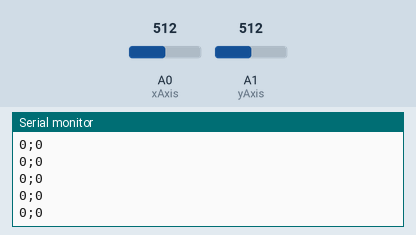
A sketch run on a simulated Arduino Uno, built with avr-gcc and run on an emulated ATmega328P. Parts: the last lines printed to the serial monitor. The inputs (shaded band) are chosen by the test bench; at power-on: A0 (xAxis) = 512, A1 (yAxis) = 512.

Above: at 1.2 s.
1.3 s: A0 (xAxis) set to 321
At 2.4 s:
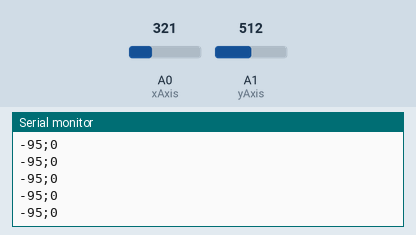
2.8 s: A0 (xAxis) set to 300
At 3.7 s:
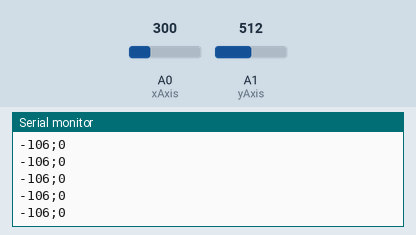
Timing chart, 0 to 5.8 s (numbered marks = the images above; inputs shaded):
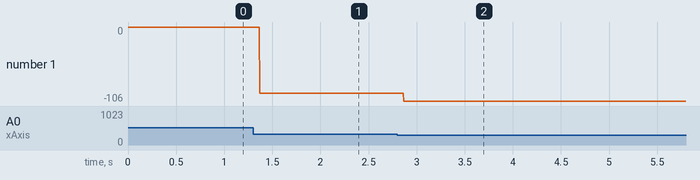

Measured:
- after the input at 1.3 s, the serial monitor: prints a new line after 0.07 s (image 1)
- after the input at 2.8 s, the serial monitor: prints a new line after 0.07 s (image 2)
- plotted number 1: 0 → -95 after the input at 1.3 s, -95 → -106 after the input at 2.8 s

The sketch:

sketch_jan29b.ino
```cpp
int Xval,Yval;
int xAxis= A0;
int yAxis= A1;
void setup() {
  // put your setup code here, to run once:
  pinMode(A0,INPUT);
  pinMode(A1,INPUT);
  Serial.begin(9600);
}

void loop() {
  FindVal();
  Serial.print(Xval);
  Serial.print(";");
  Serial.println(Yval);


}
void FindVal(){
  Xval=map(analogRead(xAxis),0,1023,-255,255);
  Yval=map(analogRead(yAxis),0,1023,-255,255);
}
```
